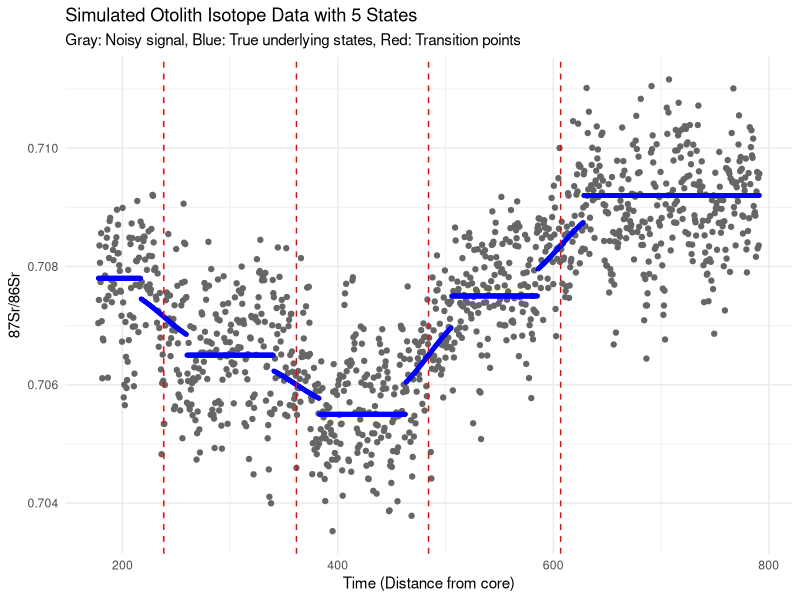
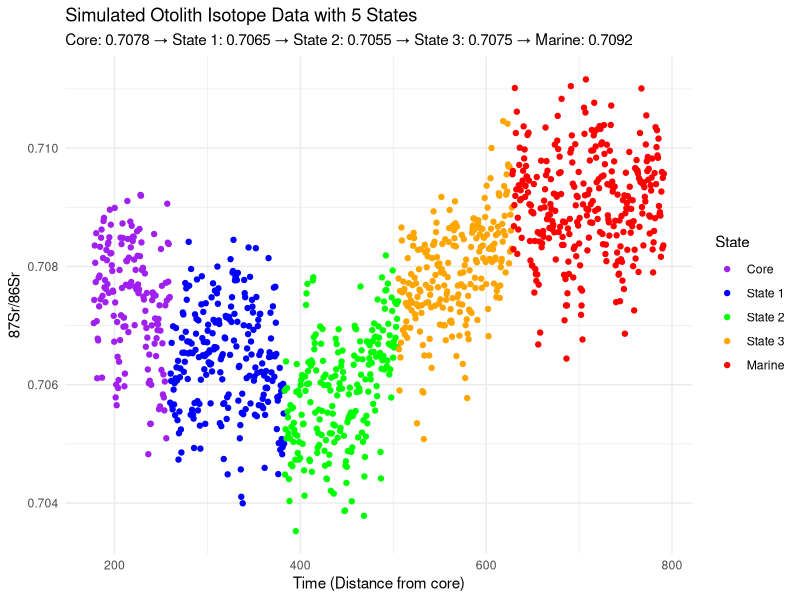
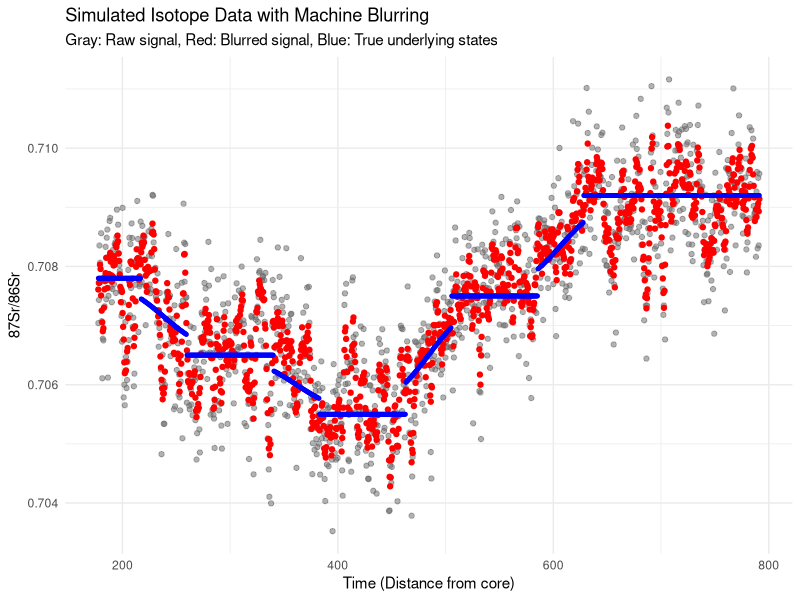
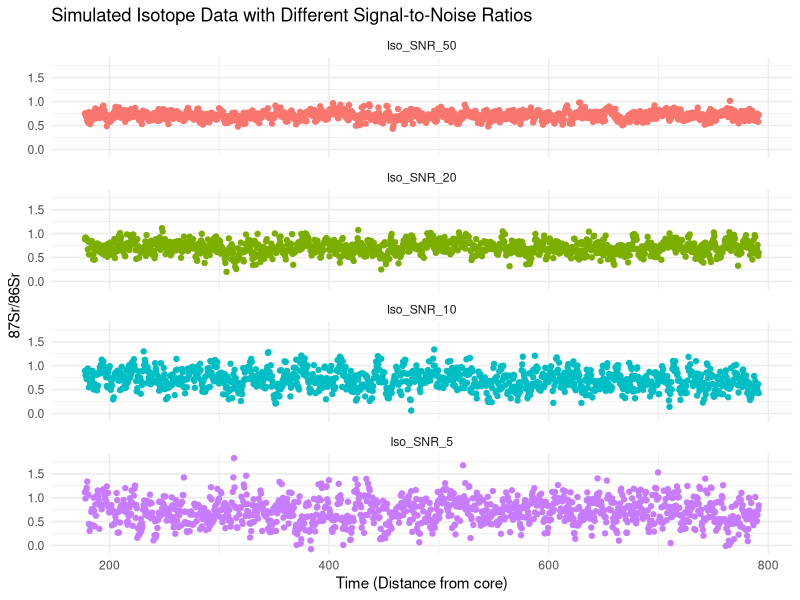
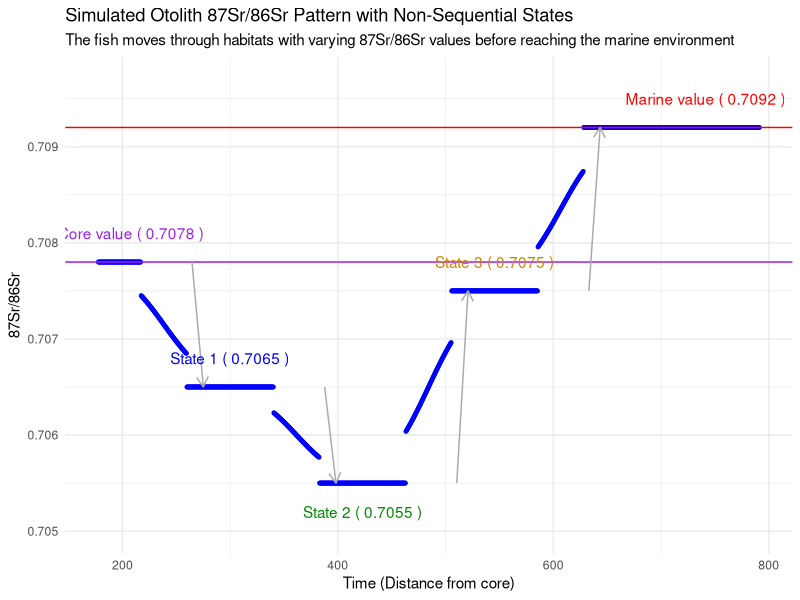
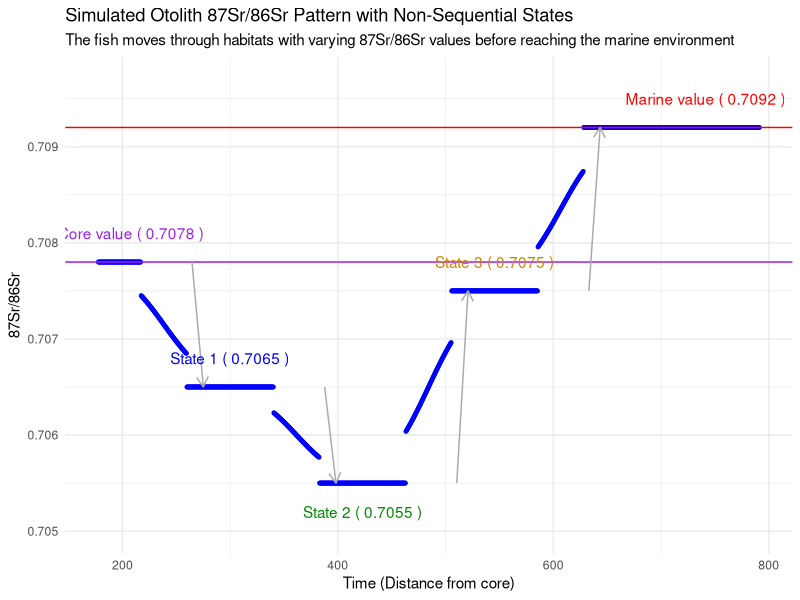

Generate these figures, in order, with R:
# Simulation of isotope data with known states
# Based on characteristics of otolith LA-ICPMS data
# Now with 5 states: core, three middle states, and marine

library(ggplot2)

set.seed(123) # For reproducibility

# Parameters for simulation
n_points <- 1172           # Same number of points as your data
time_start <- 177.636      # Starting time from your data
time_end <- 791.24         # Approximate ending time
time_step <- (time_end - time_start) / (n_points - 1)

# Create time sequence
times <- seq(from = time_start, by = time_step, length.out = n_points)

# Define the states (mean values)
marine_value <- 0.7092     # Marine value
# Create a more varied pattern for the three middle states
state1_mean <- 0.7065      # First middle state
state2_mean <- 0.7055      # Second middle state (lower than first)
state3_mean <- 0.7075      # Third middle state (higher than both previous)
core_value <- 0.7078       # Core value - halfway between state1 and marine

# Define transition points (in terms of index)
core_end <- round(n_points * 0.1)      # Core to State 1 transition
transition1 <- round(n_points * 0.3)    # State 1 to State 2 transition
transition2 <- round(n_points * 0.5)    # State 2 to State 3 transition
transition3 <- round(n_points * 0.7)    # State 3 to Marine transition

# Define transition widths (how many points for the transition to occur)
transition_width <- 80     # Points for gradual transition between states

# Function to create sigmoid transition
sigmoid <- function(x) {
  1 / (1 + exp(-0.1 * x))
}

# Create the base signal with smooth transitions
base_signal <- numeric(n_points)
true_state <- numeric(n_points)

for (i in 1:n_points) {
  if (i < core_end - transition_width/2) {
    # Core state
    base_signal[i] <- core_value
    true_state[i] <- 0
  }
  else if (i >= core_end - transition_width/2 && i <= core_end + transition_width/2) {
    # Transition from core to first state (sigmoid)
    t <- (i - (core_end - transition_width/2)) / transition_width
    s <- sigmoid(20 * (t - 0.5))  # Steepness of 20 gives a nice transition
    base_signal[i] <- core_value + s * (state1_mean - core_value)
    true_state[i] <- 0.5  # Mark transition zone
  }
  else if (i > core_end + transition_width/2 && i < transition1 - transition_width/2) {
    # First state
    base_signal[i] <- state1_mean
    true_state[i] <- 1
  } 
  else if (i >= transition1 - transition_width/2 && i <= transition1 + transition_width/2) {
    # Transition from first to second state (sigmoid)
    t <- (i - (transition1 - transition_width/2)) / transition_width
    s <- sigmoid(20 * (t - 0.5))  # Steepness of 20 gives a nice transition
    base_signal[i] <- state1_mean + s * (state2_mean - state1_mean)
    true_state[i] <- 1.5  # Mark transition zone
  }
  else if (i > transition1 + transition_width/2 && i < transition2 - transition_width/2) {
    # Second state
    base_signal[i] <- state2_mean
    true_state[i] <- 2
  }
  else if (i >= transition2 - transition_width/2 && i <= transition2 + transition_width/2) {
    # Transition from second to third state (sigmoid)
    t <- (i - (transition2 - transition_width/2)) / transition_width
    s <- sigmoid(20 * (t - 0.5))
    base_signal[i] <- state2_mean + s * (state3_mean - state2_mean)
    true_state[i] <- 2.5  # Mark transition zone
  }
  else if (i > transition2 + transition_width/2 && i < transition3 - transition_width/2) {
    # Third state
    base_signal[i] <- state3_mean
    true_state[i] <- 3
  }
  else if (i >= transition3 - transition_width/2 && i <= transition3 + transition_width/2) {
    # Transition from third state to marine (sigmoid)
    t <- (i - (transition3 - transition_width/2)) / transition_width
    s <- sigmoid(20 * (t - 0.5))
    base_signal[i] <- state3_mean + s * (marine_value - state3_mean)
    true_state[i] <- 3.5  # Mark transition zone
  }
  else {
    # Marine state
    base_signal[i] <- marine_value
    true_state[i] <- 4
  }
}

# Add two types of noise
# 1. White noise (random variation around the mean)
white_noise_sd <- 0.0005 
white_noise <- rnorm(n_points, mean = 0, sd = white_noise_sd)

# 2. Autocorrelated noise (to mimic instrument drift or natural processes)
# This creates more realistic isotope data
ar_coefficient <- 0.7       # Autocorrelation coefficient
ar_noise_sd <- 0.0005       # Standard deviation of the AR process innovations
ar_noise <- numeric(n_points)
ar_noise[1] <- rnorm(1, 0, ar_noise_sd)

for (i in 2:n_points) {
  ar_noise[i] <- ar_coefficient * ar_noise[i-1] + rnorm(1, 0, ar_noise_sd)
}

# Combine base signal with both noise components
iso_values <- base_signal + white_noise + ar_noise

# Create the simulated dataset
sim_data <- data.frame(
  Cycle = 1:n_points,
  Time = times,
  Iso = iso_values,
  BaseSignal = base_signal,
  TrueState = true_state
)

# Create a factor version of the state variable for plotting
sim_data$StateFactor <- factor(floor(sim_data$TrueState), 
                               levels = c("0", "1", "2", "3", "4"),
                               labels = c("Core", "State 1", "State 2", "State 3", "Marine"))

# Plot the simulated data
p1 <- ggplot(sim_data, aes(x = Time, y = Iso)) +
  geom_point(color = "gray40") +
  geom_point(aes(y = BaseSignal), color = "blue", size = 1) +
  geom_vline(xintercept = c(times[core_end], times[transition1], times[transition2], times[transition3]), 
             linetype = "dashed", color = "red") +
  labs(title = "Simulated Otolith Isotope Data with 5 States", 
       subtitle = "Gray: Noisy signal, Blue: True underlying states, Red: Transition points",
       x = "Time (Distance from core)", y = "87Sr/86Sr") +
  theme_minimal()

print(p1)

# Plot showing states as colors
p2 <- ggplot(sim_data, aes(x = Time, y = Iso, color = StateFactor)) +
  geom_point() +
  scale_color_manual(values = c("purple", "blue", "green", "orange", "red"), 
                     name = "State") +
  labs(title = "Simulated Otolith Isotope Data with 5 States", 
       subtitle = paste("Core:", core_value, "→ State 1:", state1_mean, 
                        "→ State 2:", state2_mean, "→ State 3:", state3_mean, 
                        "→ Marine:", marine_value),
       x = "Time (Distance from core)", y = "87Sr/86Sr") +
  theme_minimal()

print(p2)

# Save the simulated data to a CSV file
write.csv(sim_data, "simulated_isotope_data.csv", row.names = FALSE)

# Calculate summary statistics
cat("Summary statistics for simulated data:\n")
print(summary(sim_data$Iso))
cat("\nStandard deviation of Iso values:", sd(sim_data$Iso), "\n")

cat("\nTime range:", min(sim_data$Time), "to", max(sim_data$Time), "\n")
cat("Transition points at time:", 
    times[core_end], "(Core → State 1),",
    times[transition1], "(State 1 → State 2),", 
    times[transition2], "(State 2 → State 3),",
    times[transition3], "(State 3 → Marine)\n")


# Advanced option: Adding machine blurring effect
# This simulates how analytical instruments might blur sharp transitions
# due to signal integration, washout effects, etc.

# Create a version with machine blurring
convolve_window <- function(x, window_size) {
  n <- length(x)
  y <- numeric(n)
  
  half_window <- floor(window_size/2)
  
  for (i in 1:n) {
    start_idx <- max(1, i - half_window)
    end_idx <- min(n, i + half_window)
    y[i] <- mean(x[start_idx:end_idx])
  }
  
  return(y)
}

# Apply machine blurring to the simulated isotope values
window_size <- 5  # Size of the moving average window
blurred_iso <- convolve_window(iso_values, window_size)

# Add to the dataset
sim_data$BlurredIso <- blurred_iso

# Plot the data with machine blurring
p3 <- ggplot(sim_data) +
  geom_point(aes(x = Time, y = Iso), color = "gray40", alpha = 0.5) +
  geom_point(aes(x = Time, y = BlurredIso), color = "red") +
  geom_point(aes(x = Time, y = BaseSignal), color = "blue", size = 1) +
  labs(title = "Simulated Isotope Data with Machine Blurring", 
       subtitle = "Gray: Raw signal, Red: Blurred signal, Blue: True underlying states",
       x = "Time (Distance from core)", y = "87Sr/86Sr") +
  theme_minimal()

print(p3)

# Save this version as well
write.csv(sim_data, "simulated_isotope_data_with_blurring.csv", row.names = FALSE)

# Create versions with varying signal-to-noise ratios
create_simulation_with_SNR <- function(base_signal, snr) {
  # Calculate the average signal power
  signal_power <- mean(base_signal^2)
  
  # Calculate required noise power for the desired SNR
  noise_power <- signal_power / snr
  noise_sd <- sqrt(noise_power)
  
  # Generate noise
  white_noise <- rnorm(length(base_signal), mean = 0, sd = noise_sd * 0.5)
  
  # AR noise component
  ar_noise <- numeric(length(base_signal))
  ar_noise[1] <- rnorm(1, 0, noise_sd * 0.5)
  for (i in 2:length(base_signal)) {
    ar_noise[i] <- ar_coefficient * ar_noise[i-1] + rnorm(1, 0, noise_sd * 0.5)
  }
  
  # Combine
  return(base_signal + white_noise + ar_noise)
}

# Create versions with different SNRs
snr_values <- c(50, 20, 10, 5)
for (snr in snr_values) {
  sim_data[[paste0("Iso_SNR_", snr)]] <- create_simulation_with_SNR(base_signal, snr)
}

# Plot the different SNR versions
snr_data <- reshape2::melt(sim_data[, c("Time", paste0("Iso_SNR_", snr_values))], 
                           id.vars = "Time", 
                           variable.name = "SNR", 
                           value.name = "Iso")

p4 <- ggplot(snr_data, aes(x = Time, y = Iso, color = SNR)) +
  geom_point() +
  facet_wrap(~SNR, ncol = 1) +
  labs(title = "Simulated Isotope Data with Different Signal-to-Noise Ratios", 
       x = "Time (Distance from core)", y = "87Sr/86Sr") +
  theme_minimal() +
  theme(legend.position = "none")

print(p4)

# Save the data with different SNRs
write.csv(sim_data, "simulated_isotope_data_varying_SNR.csv", row.names = FALSE)

# Add a specific visualization of the otolith pattern with arrows showing movement
p5 <- ggplot() +
  geom_point(data = sim_data, aes(x = Time, y = BaseSignal), color = "blue", size = 1) +
  geom_hline(yintercept = marine_value, pointtype = "dashed", color = "red") +
  geom_hline(yintercept = core_value, pointtype = "dashed", color = "purple") +
  # Add arrows to show the non-sequential pattern
  geom_segment(aes(x = times[core_end+50], y = core_value, 
                   xend = times[core_end+70], yend = state1_mean),
               arrow = arrow(length = unit(0.3, "cm")), color = "darkgray") +
  geom_segment(aes(x = times[transition1+50], y = state1_mean, 
                   xend = times[transition1+70], yend = state2_mean),
               arrow = arrow(length = unit(0.3, "cm")), color = "darkgray") +
  geom_segment(aes(x = times[transition2+50], y = state2_mean, 
                   xend = times[transition2+70], yend = state3_mean),
               arrow = arrow(length = unit(0.3, "cm")), color = "darkgray") +
  geom_segment(aes(x = times[transition3+50], y = state3_mean, 
                   xend = times[transition3+70], yend = marine_value),
               arrow = arrow(length = unit(0.3, "cm")), color = "darkgray") +
  # Add annotations
  annotate("text", x = min(sim_data$Time) + 30, y = core_value + 0.0003, 
           label = paste("Core value (", sprintf("%.4f", core_value), ")"), color = "purple") +
  annotate("text", x = max(sim_data$Time) - 50, y = marine_value + 0.0003, 
           label = paste("Marine value (", sprintf("%.4f", marine_value), ")"), color = "red") +
  annotate("text", x = times[round(mean(c(core_end, transition1)))], y = state1_mean + 0.0003,
           label = paste("State 1 (", sprintf("%.4f", state1_mean), ")"), color = "blue") +
  annotate("text", x = times[round(mean(c(transition1, transition2)))], y = state2_mean - 0.0003,
           label = paste("State 2 (", sprintf("%.4f", state2_mean), ")"), color = "green4") +
  annotate("text", x = times[round(mean(c(transition2, transition3)))], y = state3_mean + 0.0003,
           label = paste("State 3 (", sprintf("%.4f", state3_mean), ")"), color = "orange3") +
  labs(title = "Simulated Otolith 87Sr/86Sr Pattern with Non-Sequential States", 
       subtitle = "The fish moves through habitats with varying 87Sr/86Sr values before reaching the marine environment",
       x = "Time (Distance from core)", 
       y = "87Sr/86Sr") +
  theme_minimal() +
  ylim(min(c(state1_mean, state2_mean, state3_mean, core_value, marine_value)) - 0.0005,
       max(c(state1_mean, state2_mean, state3_mean, core_value, marine_value)) + 0.0005)

print(p5)

# Save this visualization
ggsave("otolith_simulated_pattern.png", p5, width = 10, height = 6)

# Print a message about what was created
cat("\nSimulation complete. Files created:\n")
cat("1. simulated_isotope_data.csv - Basic simulation\n")
cat("2. simulated_isotope_data_with_blurring.csv - With machine blurring effect\n") 
cat("3. simulated_isotope_data_varying_SNR.csv - With different signal-to-noise ratios\n")

# Print information about the states
cat("\nState values used in simulation:\n")
cat("Core state:", core_value, "(Initial otolith core)\n")
cat("State 1:", state1_mean, "(First habitat)\n")
cat("State 2:", state2_mean, "(Second habitat)\n")
cat("State 3:", state3_mean, "(Third habitat)\n")
cat("Marine state:", marine_value, "(Final marine environment)\n")
